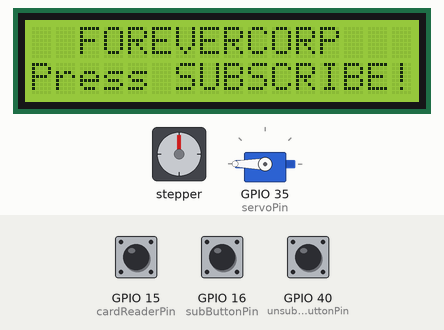
This sketch was run on a simulated ESP32-S3. On the bench: stepper motor, servo, 16×2 character LCD. Wiring (inferred from the names in the program): stepper motor (2048 steps per turn assumed): coils GPIO 4, GPIO 5, GPIO 6, GPIO 7. The inputs (shaded band) are chosen by the test bench; at power-on: GPIO 16 (subButtonPin) HIGH, GPIO 40 (unsubscribeButtonPin) HIGH, GPIO 15 (cardReaderPin) HIGH. Random numbers use the default seed unless the sketch sets one; what the sketch prints to the serial monitor is not drawn.

Above: at 1.2 s.
1.3 s: GPIO 16 (subButtonPin) pulled LOW for 0.15 s
At 1.98 s:
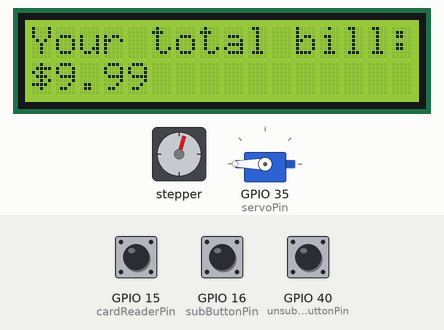
2.0 s: GPIO 40 (unsubscribeButtonPin) pulled LOW for 0.15 s
At 2.68 s:
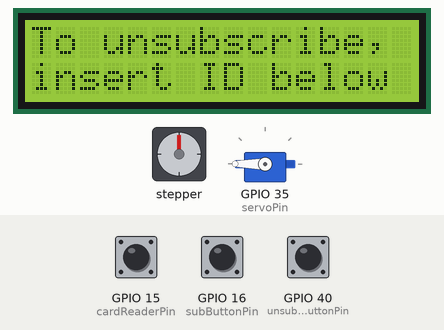
2.7 s: GPIO 15 (cardReaderPin) pulled LOW for 0.15 s
At 4.75 s:
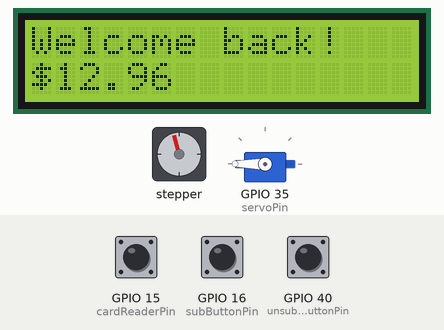
5.0 s: GPIO 40 (unsubscribeButtonPin) pulled LOW for 1 s
At 6.26 s:
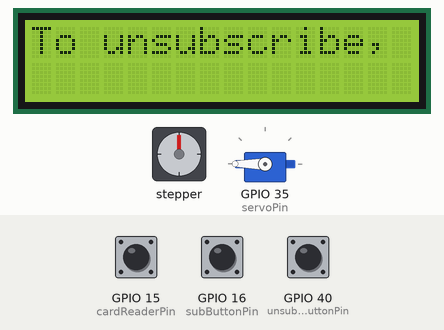
7.5 s: GPIO 15 (cardReaderPin) pulled LOW for 0.15 s
At 10.58 s:
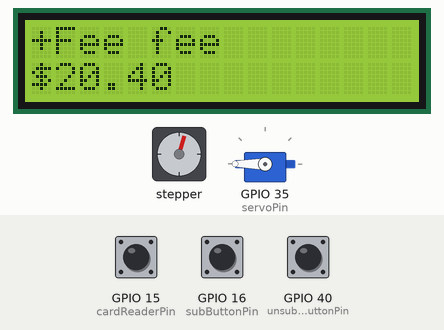
Timing chart, 0 to 10.8 s (numbered marks = the images above; inputs shaded):
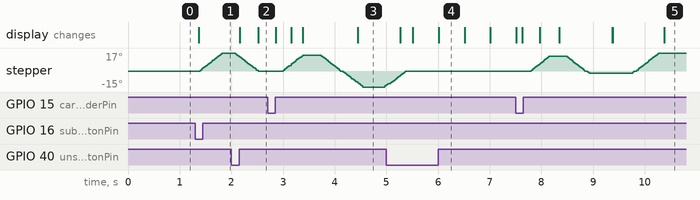

Measured:
- after the input at 1.3 s, stepper: turns 17° clockwise in 0.42 s, starting after 0.10 s; the display: changes after 0.07 s (image 1)
- after the input at 2.7 s, stepper: turns 15° clockwise in 0.38 s, then 30° counter-clockwise in 0.80 s, then 2° clockwise in 0.03 s
- after the input at 7.5 s, stepper: turns 14° clockwise in 0.34 s, then 16° counter-clockwise in 0.42 s, then 19° clockwise in 0.50 s
- what the display in image 4 shows lasts 0.5 s, from 6.0 s to 6.5 s

The sketch:

esp32Code.ino
```cpp
/*
  ForeverCorp - ESP32-S3 controller

  Runs the game and tells the Python audio script which state it's in.

  States (sent to Python as a number on its own line, on every change and every 0.5 s):
    0 = unsubscribed        ads play, screen asks you to subscribe
    1 = subscribed          bill climbs on the screen, the unsubscribe button dodges around
    2 = pressed unsubscribe screen asks for your ID
    3 = verifying ID        fake progress bar; Biscuit gets moved to the shelter
    4 = unsubscribed        "You're temporary", then back to state 0

  Messages from Python (one per line):
    puppy     the "Biscuit is now being returned to the shelter" clip just started
    verified  the last verification clip finished

  Before powering on, turn the unsubscribe button to its middle position:
  the code treats wherever it starts as the middle.
*/

#include <Wire.h>
#include <LiquidCrystal_I2C.h>
#include <ESP32Servo.h>

// ------------------------------------------------------------------ pins
#define cardReaderPin 15
#define subButtonPin 16
#define screenSDAPin 17
#define screenSCLPin 18
#define servoPin 35
#define motorControllerIn1Pin 4
#define motorControllerIn2Pin 5
#define motorControllerIn3Pin 6
#define motorControllerIn4Pin 7
#define unsubscribeButtonPin 40

// ------------------------------------------------------------------ settings to tweak
#define LCD_ADDRESS 0x27            // the address the component tester found (usually 0x27 or 0x3F)
#define CARD_INSERTED_LEVEL LOW     // what the card reader pin reads WITH a card in (HIGH or LOW)

#define PUPPY_HOME_ANGLE 180          // servo angle with Biscuit in his forever home
#define PUPPY_SHELTER_ANGLE 90     // servo angle with Biscuit at the shelter
#define PUPPY_MOVE_DELAY_MS 900     // the voice starts ~0.9 s into the clip, so wait this long
#define PUPPY_STEP_MS 15            // ms per degree of servo movement: bigger = slower, sadder

#define UNSUB_WIGGLE_DEGREES 20     // how far the unsubscribe button turns each way from the middle
#define STEPPER_STEP_US 1800        // microseconds between motor steps: bigger = slower
#define STEPS_PER_REV 4096          // 28BYJ-48 in half-step mode

#define UNSUB_TIMEOUT_MS 30000      // no ID this long after pressing unsubscribe -> back to subscribed (0 = never)
#define VERIFY_BAR_MS 45000         // how long the fake progress bar takes to crawl to 99%
#define VERIFY_SAFETY_MS 120000     // if Python never sends "verified", finish verifying anyway after this long
#define UNSUBBED_HOLD_MS 15000      // how long state 4 lasts before going back to state 0

#define SIGNUP_FEE_CENTS 999        // bill when you subscribe ($9.99)
#define RECURRING_FEE_CENTS 99      // added every BILL_TICK_MS
#define BILL_TICK_MS 1000
#define EXTRA_FEE_EVERY_MS 8000     // a random named fee gets added this often

// ------------------------------------------------------------------ game state
#define UNSUBBED 0
#define SUBBED 1
#define UNSUB_PRESSED 2
#define VERIFYING 3
#define UNSUBSCRIBED 4

int gameState = UNSUBBED;
unsigned long stateStart = 0;   // millis() when the current state began
unsigned long lastSend = 0;     // last time the state was sent to Python

// ------------------------------------------------------------------ inputs (debounced)
struct DebouncedInput {
  int pin;
  int stable;                 // settled reading (HIGH/LOW)
  int lastRaw;
  unsigned long lastChange;
  unsigned long debounceMs;
};

DebouncedInput subButton, unsubButton, cardReader;

void initInput(DebouncedInput &in, int pin, unsigned long debounceMs) {
  pinMode(pin, INPUT_PULLUP);
  in.pin = pin;
  in.stable = in.lastRaw = digitalRead(pin);
  in.lastChange = millis();
  in.debounceMs = debounceMs;
}

// returns true once each time the input settles into a new state
bool updateInput(DebouncedInput &in) {
  int raw = digitalRead(in.pin);
  if (raw != in.lastRaw) {
    in.lastRaw = raw;
    in.lastChange = millis();
  }
  if (raw != in.stable && millis() - in.lastChange > in.debounceMs) {
    in.stable = raw;
    return true;
  }
  return false;
}

// ------------------------------------------------------------------ LCD
LiquidCrystal_I2C lcd(LCD_ADDRESS, 16, 2);
char shownLine[2][17] = {"", ""};

// writes a line only if it changed, so the screen doesn't flicker
void showLine(int row, const char *text) {
  char padded[17];
  snprintf(padded, sizeof(padded), "%-16s", text);
  if (strcmp(padded, shownLine[row]) != 0) {
    lcd.setCursor(0, row);
    lcd.print(padded);
    strcpy(shownLine[row], padded);
  }
}

// ------------------------------------------------------------------ the bill
long billCents = 0;
unsigned long lastBillTick = 0;
unsigned long lastExtraFee = 0;
const char *bannerText = "";     // shown on line 1 instead of "Your total bill:" for a moment
unsigned long bannerUntil = 0;

const int NUM_FEES = 6;
const char *feeNames[NUM_FEES] = {"+Puppy upkeep", "+Forever fee", "+Family tax", "+Breathing fee", "+Loyalty fee", "+Fee fee"};
const int feeCents[NUM_FEES] = {499, 299, 199, 99, 349, 150};

void showBanner(const char *text, unsigned long ms) {
  bannerText = text;
  bannerUntil = millis() + ms;
}

// the bill keeps growing while you're subscribed, even while you try to leave
void updateBill() {
  unsigned long now = millis();
  if (now - lastBillTick >= BILL_TICK_MS) {
    lastBillTick = now;
    billCents += RECURRING_FEE_CENTS;
  }
  if (now - lastExtraFee >= EXTRA_FEE_EVERY_MS) {
    lastExtraFee = now;
    int i = random(NUM_FEES);
    billCents += feeCents[i];
    showBanner(feeNames[i], 2000);
  }
}

// ------------------------------------------------------------------ Biscuit's servo
Servo puppyServo;
int puppyAngle = PUPPY_HOME_ANGLE;
int puppyTarget = PUPPY_HOME_ANGLE;
unsigned long puppyMoveAt = 0;     // when a delayed move to the shelter starts (0 = none waiting)
unsigned long lastPuppyStep = 0;

void sendPuppyHome() {
  puppyMoveAt = 0;
  puppyTarget = PUPPY_HOME_ANGLE;
}

// moves the servo one degree at a time so Biscuit slides away slowly
void updatePuppy() {
  if (puppyMoveAt != 0 && millis() >= puppyMoveAt) {
    puppyMoveAt = 0;
    puppyTarget = PUPPY_SHELTER_ANGLE;
  }
  if (puppyAngle != puppyTarget && millis() - lastPuppyStep >= PUPPY_STEP_MS) {
    lastPuppyStep = millis();
    puppyAngle += (puppyTarget > puppyAngle) ? 1 : -1;
    puppyServo.write(puppyAngle);
  }
}

// ------------------------------------------------------------------ unsubscribe-button stepper
const int motorPins[4] = {motorControllerIn1Pin, motorControllerIn2Pin, motorControllerIn3Pin, motorControllerIn4Pin};
const byte halfStep[8][4] = {
  {1, 0, 0, 0}, {1, 1, 0, 0}, {0, 1, 0, 0}, {0, 1, 1, 0},
  {0, 0, 1, 0}, {0, 0, 1, 1}, {0, 0, 0, 1}, {1, 0, 0, 1}
};
const long wiggleRange = (long)UNSUB_WIGGLE_DEGREES * STEPS_PER_REV / 360;

long stepperPos = 0;          // current position in steps (0 = middle)
long stepperTarget = 0;
bool wiggling = false;
bool coilsOn = false;
unsigned long lastStepUs = 0;
unsigned long nextWiggleAt = 0;

void stepperCoils(long pos) {
  int s = ((pos % 8) + 8) % 8;
  for (int p = 0; p < 4; p++) digitalWrite(motorPins[p], halfStep[s][p]);
  coilsOn = true;
}

void stepperRelease() {
  if (!coilsOn) return;
  for (int p = 0; p < 4; p++) digitalWrite(motorPins[p], LOW);
  coilsOn = false;
}

// on = dodge around randomly; off = go back to the middle and stop
void setWiggle(bool on) {
  wiggling = on;
  if (on) nextWiggleAt = millis();
  else stepperTarget = 0;
}

void updateStepper() {
  if (stepperPos == stepperTarget) {
    if (wiggling) {
      if (millis() >= nextWiggleAt) {
        long t;
        do {   // pick a new spot that's a decent distance from where it is now
          t = random(-wiggleRange, wiggleRange + 1);
        } while (labs(t - stepperPos) < wiggleRange / 3);
        stepperTarget = t;
      }
    } else {
      stepperRelease();   // parked in the middle: turn the coils off so the motor stays cool
    }
    return;
  }
  if (micros() - lastStepUs >= STEPPER_STEP_US) {
    lastStepUs = micros();
    stepperPos += (stepperTarget > stepperPos) ? 1 : -1;
    stepperCoils(stepperPos);
    if (stepperPos == stepperTarget && wiggling) {
      nextWiggleAt = millis() + random(150, 900);   // short random pause before the next dodge
    }
  }
}

// ------------------------------------------------------------------ talking to Python
void sendState() {
  Serial.println(gameState);
  lastSend = millis();
}

void setState(int newState) {
  int oldState = gameState;
  gameState = newState;
  stateStart = millis();
  sendState();

  if (newState == UNSUBBED) {
    setWiggle(false);
    sendPuppyHome();          // a fresh Biscuit for the next customer
    billCents = 0;
  } else if (newState == SUBBED) {
    setWiggle(true);
    if (oldState == UNSUBBED) {
      billCents = SIGNUP_FEE_CENTS;
      lastBillTick = lastExtraFee = millis();
    } else {                  // came back from trying to unsubscribe
      sendPuppyHome();
      showBanner("Welcome back!", 3000);
    }
  } else if (newState == UNSUB_PRESSED) {
    setWiggle(false);
  } else if (newState == UNSUBSCRIBED) {
    setWiggle(false);
  }
}

char rxLine[32];
int rxLen = 0;

void handleMessage(const char *msg) {
  if (gameState != VERIFYING) return;
  if (strcmp(msg, "puppy") == 0) {
    puppyMoveAt = millis() + PUPPY_MOVE_DELAY_MS;
    if (puppyMoveAt == 0) puppyMoveAt = 1;
  } else if (strcmp(msg, "verified") == 0) {
    setState(UNSUBSCRIBED);
  }
}

void readPython() {
  while (Serial.available()) {
    char c = Serial.read();
    if (c == '\n' || c == '\r') {
      rxLine[rxLen] = '\0';
      if (rxLen > 0) handleMessage(rxLine);
      rxLen = 0;
    } else if (rxLen < (int)sizeof(rxLine) - 1) {
      rxLine[rxLen++] = c;
    }
  }
}

// ------------------------------------------------------------------ screen for each state
void updateScreen() {
  unsigned long now = millis();
  char line[17];

  if (gameState == UNSUBBED) {
    const char *pitch[3] = {"Press SUBSCRIBE!", "Only $9.99/mo*", "*forever"};
    showLine(0, "  FOREVERCORP");
    showLine(1, pitch[(now / 2000) % 3]);

  } else if (gameState == SUBBED) {
    showLine(0, now < bannerUntil ? bannerText : "Your total bill:");
    snprintf(line, sizeof(line), "$%ld.%02ld", billCents / 100, billCents % 100);
    showLine(1, line);

  } else if (gameState == UNSUB_PRESSED) {
    showLine(0, "To unsubscribe,");
    showLine(1, (now / 500) % 2 ? "insert ID below" : "");

  } else if (gameState == VERIFYING) {
    bool puppyBusy = (puppyMoveAt != 0) || (puppyAngle != puppyTarget);
    showLine(0, puppyBusy ? "Rehoming Biscuit" : "Verifying ID...");
    long pct = (long)((now - stateStart) * 100 / VERIFY_BAR_MS);
    if (pct > 99) pct = 99;   // stuck at 99% until Python says it's done
    int cells = pct * 12 / 100;
    for (int i = 0; i < 12; i++) line[i] = (i < cells) ? (char)255 : ' ';   // 255 = solid block
    snprintf(line + 12, sizeof(line) - 12, " %2ld%%", pct);
    showLine(1, line);

  } else if (gameState == UNSUBSCRIBED) {
    showLine(0, "Unsubscribed.");
    showLine(1, "You're temporary");
  }
}

// ------------------------------------------------------------------ setup and main loop
void setup() {
  Serial.begin(9600);

  initInput(subButton, subButtonPin, 40);
  initInput(unsubButton, unsubscribeButtonPin, 40);
  initInput(cardReader, cardReaderPin, 100);

  for (int p = 0; p < 4; p++) {
    pinMode(motorPins[p], OUTPUT);
    digitalWrite(motorPins[p], LOW);
  }

  puppyServo.setPeriodHertz(50);
  puppyServo.attach(servoPin, 500, 2400);
  puppyServo.write(PUPPY_HOME_ANGLE);

  Wire.begin(screenSDAPin, screenSCLPin);   // must come before lcd.init() so it uses pins 17/18
  lcd.init();
  lcd.backlight();
  lcd.clear();

  setState(UNSUBBED);
}

void loop() {
  bool subPressed = updateInput(subButton) && subButton.stable == LOW;
  bool unsubPressed = updateInput(unsubButton) && unsubButton.stable == LOW;
  updateInput(cardReader);
  bool cardIn = (cardReader.stable == CARD_INSERTED_LEVEL);
  readPython();

  unsigned long inState = millis() - stateStart;

  if (gameState == UNSUBBED) {
    if (subPressed) setState(SUBBED);

  } else if (gameState == SUBBED) {
    if (unsubPressed) setState(UNSUB_PRESSED);

  } else if (gameState == UNSUB_PRESSED) {
    if (cardIn) setState(VERIFYING);
    else if (UNSUB_TIMEOUT_MS > 0 && inState > UNSUB_TIMEOUT_MS) setState(SUBBED);

  } else if (gameState == VERIFYING) {
    if (!cardIn) setState(SUBBED);                       // pulled the ID out: still subscribed!
    else if (inState > VERIFY_SAFETY_MS) setState(UNSUBSCRIBED);

  } else if (gameState == UNSUBSCRIBED) {
    if (inState > UNSUBBED_HOLD_MS) setState(UNSUBBED);
  }

  if (gameState == SUBBED || gameState == UNSUB_PRESSED || gameState == VERIFYING) updateBill();
  updatePuppy();
  updateStepper();
  updateScreen();

  if (millis() - lastSend >= 500) sendState();   // repeat the state so Python never misses it
}
```
